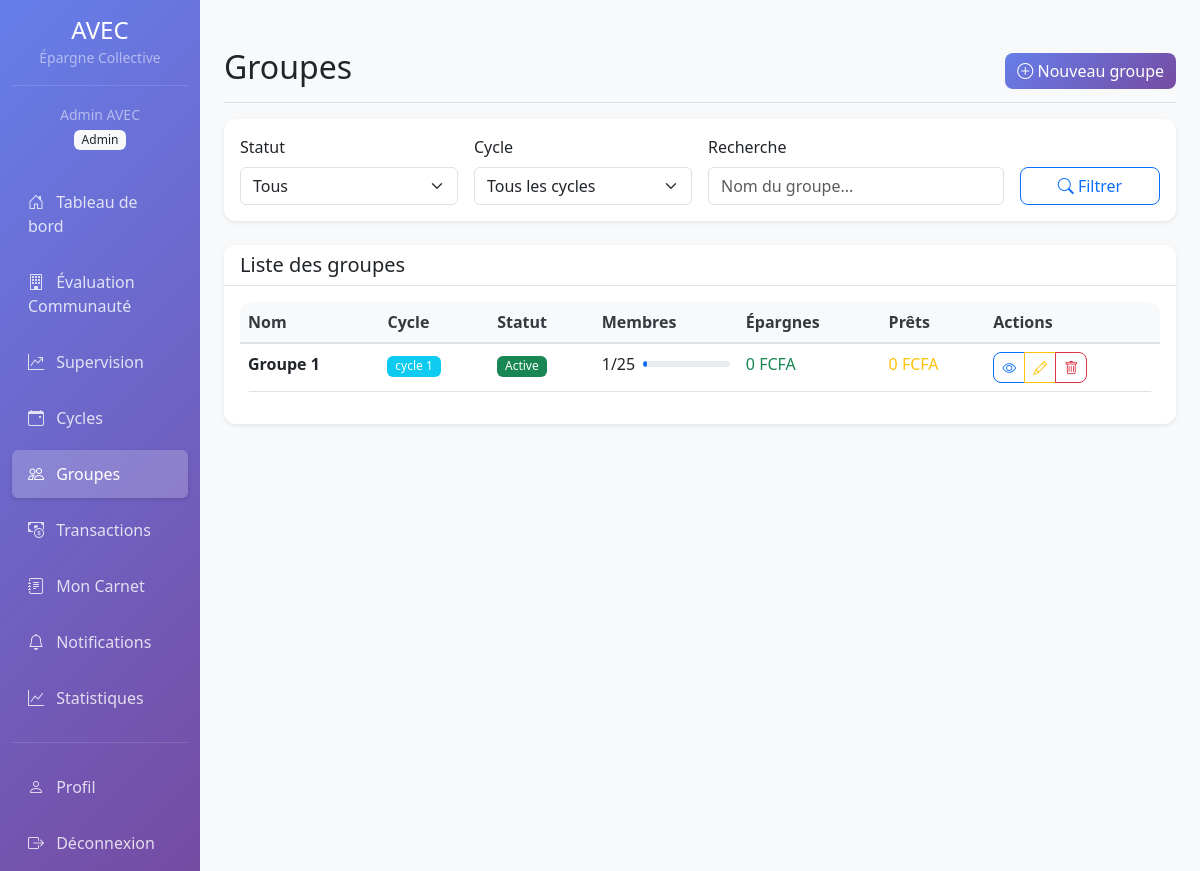
The page /groups/ (signed in) on the database as committed earlier.
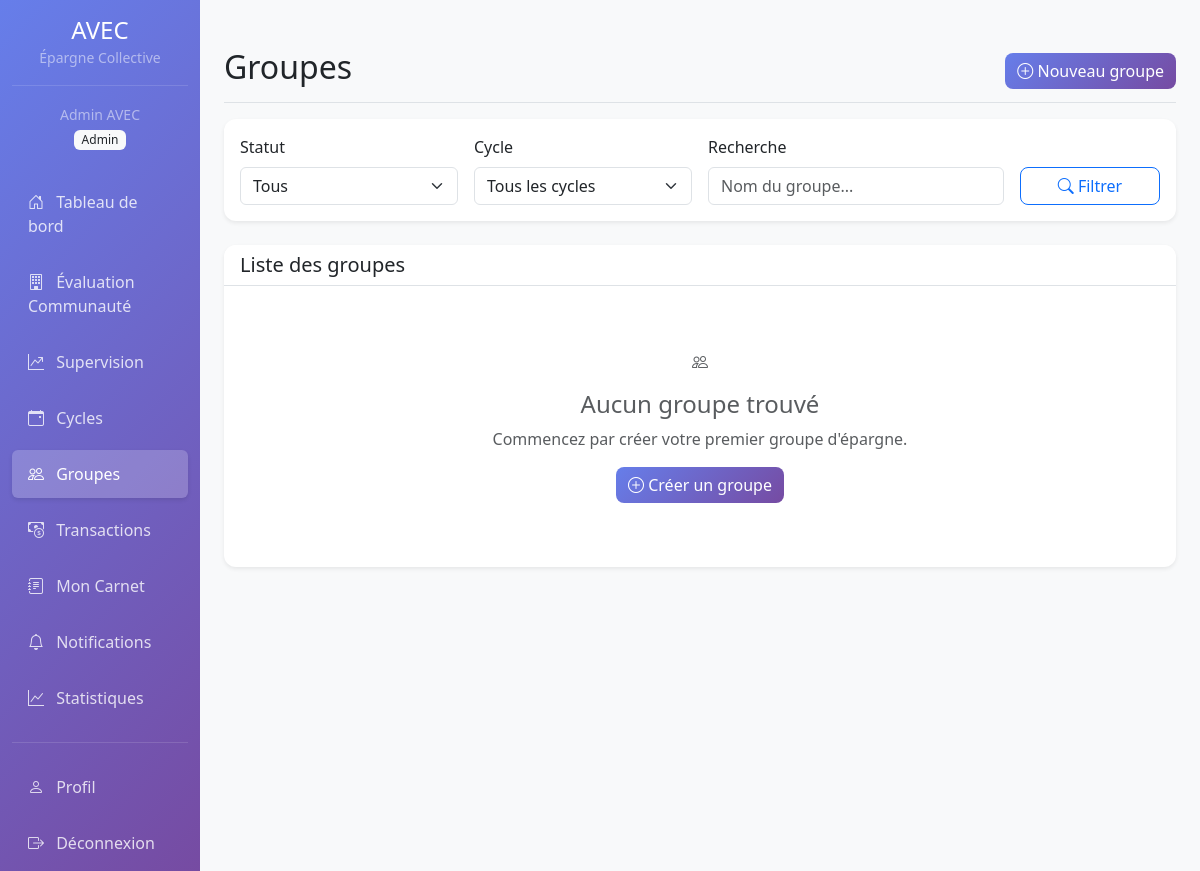
The same page on the database as committed later.
### models/__init__.py (models this page shows, shortened)
class User(UserMixin, db.Model):
    __tablename__ = 'users'
    id = db.Column(db.Integer, primary_key=True)
    first_name = db.Column(db.String(50), nullable=False)
    last_name = db.Column(db.String(50), nullable=False)
    email = db.Column(db.String(120), unique=True, nullable=False)
    phone = db.Column(db.String(20))
    password_hash = db.Column(db.String(255), nullable=False)
    role = db.Column(db.String(20), default='member')  # admin, animateur, member
    status = db.Column(db.String(20), default='active')
    village = db.Column(db.String(100))  # Village d'origine
    literacy_level = db.Column(db.String(20), default='basic')  # basic, intermediate, advanced
    last_login = db.Column(db.DateTime)
    created_at = db.Column(db.DateTime, default=datetime.utcnow)
    def get_full_name(self):
        return f"{self.first_name} {self.last_name}"

class Group(db.Model):
    __tablename__ = 'groups'
    id = db.Column(db.Integer, primary_key=True)
    name = db.Column(db.String(100), nullable=False)
    description = db.Column(db.Text)
    village = db.Column(db.String(100), nullable=False)
    max_members = db.Column(db.Integer, default=25)
    current_members = db.Column(db.Integer, default=0)
    status = db.Column(db.String(20), default='active')
    meeting_location = db.Column(db.String(200))
    meeting_time = db.Column(db.String(10))  # Format "HH:MM"
    share_value = db.Column(db.Numeric(10, 2), default=0)  # Valeur d'une part en FCFA
    contribution_amount = db.Column(db.Numeric(10, 2), default=0)  # Contribution mensuelle
    total_savings = db.Column(db.Numeric(15, 2), default=0)
    total_loans = db.Column(db.Numeric(15, 2), default=0)
    solidarity_fund = db.Column(db.Numeric(15, 2), default=0)  # Caisse de solidarité
    cycle_id = db.Column(db.Integer, db.ForeignKey('cycles.id'), nullable=False)
    created_by = db.Column(db.Integer, db.ForeignKey('users.id'), nullable=False)
    created_at = db.Column(db.DateTime, default=datetime.utcnow)
    president_id = db.Column(db.Integer, db.ForeignKey('users.id'))
    secretary_id = db.Column(db.Integer, db.ForeignKey('users.id'))
    treasurer_id = db.Column(db.Integer, db.ForeignKey('users.id'))
    loan_interest_rate = db.Column(db.Numeric(5, 2), default=0)  # Taux d'intérêt pour les prêts
    max_loan_amount = db.Column(db.Numeric(15, 2), default=0)  # Montant maximum de prêt
    loan_duration_months = db.Column(db.Integer, default=6)  # Durée maximale de prêt
    solidarity_contribution_rate = db.Column(db.Numeric(5, 2), default=5)  # % pour la solidarité
    members = db.relationship('User', secondary='user_groups', backref=db.backref('groups', lazy='dynamic'))
    transactions = db.relationship('Transaction', backref='group', lazy='dynamic')

class Cycle(db.Model):
    __tablename__ = 'cycles'
    id = db.Column(db.Integer, primary_key=True)
    name = db.Column(db.String(100), nullable=False)
    description = db.Column(db.Text)
    start_date = db.Column(db.DateTime, nullable=False)
    end_date = db.Column(db.DateTime)
    phase = db.Column(db.String(20), default='preparation')  # preparation, intensive, supervision
    status = db.Column(db.String(20), default='active')
    target_amount = db.Column(db.Numeric(15, 2), default=0)  # Montant en FCFA
    current_amount = db.Column(db.Numeric(15, 2), default=0)
    interest_rate = db.Column(db.Numeric(5, 2), default=0)
    meeting_frequency = db.Column(db.String(20), default='weekly')
    meeting_day = db.Column(db.String(20))
    created_by = db.Column(db.Integer, db.ForeignKey('users.id'), nullable=False)
    created_at = db.Column(db.DateTime, default=datetime.utcnow)
    cycle_year = db.Column(db.Integer, default=1)  # Année du cycle
    is_cycle_completed = db.Column(db.Boolean, default=False)  # Cycle terminé
    profit_sharing_date = db.Column(db.DateTime)  # Date de partage des bénéfices
    groups = db.relationship('Group', backref='cycle', lazy='dynamic')

### routes/groups.py (the view)
@bp.route('/')
@login_required
def index():
    page = request.args.get('page', 1, type=int)
    status = request.args.get('status')
    cycle_id = request.args.get('cycle_id')
    search = request.args.get('search')
    query = Group.query
    if status:
        query = query.filter_by(status=status)
    if cycle_id:
        query = query.filter_by(cycle_id=cycle_id)
    if search:
        query = query.filter(Group.name.ilike(f'%{search}%'))
    groups = query.order_by(Group.created_at.desc()).paginate(
        page=page, per_page=10, error_out=False
    )
    cycles = Cycle.query.all()
    return render_template('groups/index.html', groups=groups, cycles=cycles)

### templates/groups/index.html (shortened to what this page needs)
{% extends "base.html" %}
{% block page_title %}Groupes{% endblock %}
{% block page_actions %}
{% if current_user.role in ['admin', 'animateur'] %}
<a href="{{ url_for('groups.create') }}" class="btn btn-primary">
    <i class="bi bi-plus-circle"></i> Nouveau groupe
</a>
{% endif %}
{% endblock %}
{% block content %}
<div class="card mb-4">
    <div class="card-body">
        <form method="GET" class="row g-3">
            <div class="col-md-3">
                <label for="status" class="form-label">Statut</label>
                <select class="form-select" id="status" name="status">
                    <option value="">Tous</option>
                </select>
            </div>
            <div class="col-md-3">
                <label for="cycle_id" class="form-label">Cycle</label>
                <select class="form-select" id="cycle_id" name="cycle_id">
                    <option value="">Tous les cycles</option>
                </select>
            </div>
            <div class="col-md-4">
                <label for="search" class="form-label">Recherche</label>
                <input type="text" class="form-control" id="search" name="search"
                       value="{{ request.args.get('search', '') }}" placeholder="Nom du groupe...">
            </div>
            <div class="col-md-2">
                <label class="form-label">&nbsp;</label>
                <div class="d-grid">
                    <button type="submit" class="btn btn-outline-primary">
                        <i class="bi bi-search"></i> Filtrer
                    </button>
                </div>
            </div>
        </form>
    </div>
</div>
<div class="card">
    <div class="card-header">
        <h5 class="mb-0">Liste des groupes</h5>
    </div>
    <div class="card-body">
        {% if groups.items %}
        <div class="table-responsive">
            <table class="table table-hover">
                <thead>
                    <tr>
                        <th>Nom</th>
                        <th>Cycle</th>
                        <th>Statut</th>
                        <th>Membres</th>
                        <th>Épargnes</th>
                        <th>Prêts</th>
                        <th>Actions</th>
                    </tr>
                </thead>
                <tbody>
                    {% for group in groups.items %}
                    <tr>
                        <td>
                            <strong>{{ group.name }}</strong>
                        </td>
                        <td>
                            <span class="badge bg-info">{{ group.cycle.name }}</span>
                        </td>
                        <td>
                            <span class="badge bg-{{ 'success' if group.status == 'active' else 'secondary' if group.status == 'inactive' else 'warning' if group.status == 'full' else 'danger' }}">
                                {{ group.status|title }}
                            </span>
                        </td>
                        <td>
                            <div class="d-flex align-items-center">
                                <span class="me-2">{{ group.current_members }}/{{ group.max_members }}</span>
                                <div class="progress flex-grow-1" style="height: 6px;">
                                    <div class="progress-bar" role="progressbar"
                                         style="width: {{ (group.current_members / group.max_members) * 100 }}%">
                                    </div>
                                </div>
                            </div>
                        </td>
                                                          <td>
                                      <span class="text-success">{{ "%.0f"|format(group.total_savings) }} FCFA</span>
                                  </td>
                                  <td>
                                      <span class="text-warning">{{ "%.0f"|format(group.total_loans) }} FCFA</span>
                                  </td>
                        <td>
                            <div class="btn-group" role="group">
                                <a href="{{ url_for('groups.show', id=group.id) }}" class="btn btn-sm btn-outline-primary">
                                    <i class="bi bi-eye"></i>
                                </a>
                                {% if current_user.role in ['admin', 'animateur'] or group.created_by == current_user.id %}
                                <a href="{{ url_for('groups.edit', id=group.id) }}" class="btn btn-sm btn-outline-warning">
                                    <i class="bi bi-pencil"></i>
                                </a>
                                {% endif %}
                                {% if current_user.role in ['admin'] %}
                                <button type="button" class="btn btn-sm btn-outline-danger"
                                        onclick="confirmDelete({{ group.id }})">
                                    <i class="bi bi-trash"></i>
                                </button>
                                {% endif %}
                            </div>
                        </td>
                    </tr>
                    {% endfor %}
                </tbody>
            </table>
        </div>
        {% else %}
        <div class="text-center py-5">
            <i class="bi bi-people fa-3x text-muted"></i>
            <h4 class="text-muted mt-3">Aucun groupe trouvé</h4>
            <p class="text-muted">Commencez par créer votre premier groupe d'épargne.</p>
            <a href="{{ url_for('groups.create') }}" class="btn btn-primary">
                <i class="bi bi-plus-circle"></i> Créer un groupe
            </a>
        </div>
        {% endif %}
    </div>
</div>
{% endblock %}

### templates/base.html (shortened to what this page needs)
<!DOCTYPE html>
<html lang="fr">
<head>
    <link href="https://cdn.jsdelivr.net/npm/bootstrap@5.3.0/dist/css/bootstrap.min.css" rel="stylesheet">
    <link href="https://cdn.jsdelivr.net/npm/bootstrap-icons@1.10.0/font/bootstrap-icons.css" rel="stylesheet">
</head>
<body>
    <div class="container-fluid">
        <div class="row">
            {% if current_user.is_authenticated %}
            <nav class="col-md-3 col-lg-2 d-md-block sidebar collapse" id="sidebar">
                <div class="position-sticky pt-3">
                    <div class="text-center mb-4">
                        <h4 class="text-white mb-0">AVEC</h4>
                        <small class="text-white-50">Épargne Collective</small>
                        <hr class="text-white-50">
                        <div class="text-white-50">
                            <small>{{ current_user.get_full_name() }}</small><br>
                            <span class="badge bg-light text-dark">{{ current_user.role|title }}</span>
                        </div>
                    </div>
                    <ul class="nav flex-column">
                        <li class="nav-item">
                            <a class="nav-link {% if request.endpoint == 'dashboard' %}active{% endif %}" href="{{ url_for('dashboard') }}">
                                <i class="bi bi-house-door"></i> Tableau de bord
                            </a>
                        </li>
                        {% if current_user.role in ['admin', 'animateur'] %}
                        <li class="nav-item">
                            <a class="nav-link {% if 'avec.community_evaluation' in request.endpoint %}active{% endif %}" href="{{ url_for('avec.community_evaluation') }}">
                                <i class="bi bi-building"></i> Évaluation Communauté
                            </a>
                        </li>
                        <li class="nav-item">
                            <a class="nav-link {% if 'avec.supervision_dashboard' in request.endpoint %}active{% endif %}" href="{{ url_for('avec.supervision_dashboard') }}">
                                <i class="bi bi-graph-up-arrow"></i> Supervision
                            </a>
                        </li>
                        {% endif %}
                        <li class="nav-item">
                            <a class="nav-link {% if 'cycles.' in request.endpoint %}active{% endif %}" href="{{ url_for('cycles.index') }}">
                                <i class="bi bi-calendar-event"></i> Cycles
                            </a>
                        </li>
                        <li class="nav-item">
                            <a class="nav-link {% if 'groups.' in request.endpoint %}active{% endif %}" href="{{ url_for('groups.index') }}">
                                <i class="bi bi-people"></i> Groupes
                            </a>
                        </li>
                        <li class="nav-item">
                            <a class="nav-link {% if 'transactions.' in request.endpoint %}active{% endif %}" href="{{ url_for('transactions.index') }}">
                                <i class="bi bi-cash-coin"></i> Transactions
                            </a>
                        </li>
                        <li class="nav-item">
                            <a class="nav-link" href="{{ url_for('avec.member_account_book', user_id=current_user.id) }}">
                                <i class="bi bi-journal-text"></i> Mon Carnet
                            </a>
                        </li>
                        <li class="nav-item">
                            <a class="nav-link" href="{{ url_for('notifications.index') }}">
                                <i class="bi bi-bell"></i> Notifications
                            </a>
                        </li>
                        {% if current_user.role in ['admin', 'supervisor'] %}
                        <li class="nav-item">
                            <a class="nav-link" href="{{ url_for('transactions.stats') }}">
                                <i class="bi bi-graph-up"></i> Statistiques
                            </a>
                        </li>
                        {% endif %}
                    </ul>
                    <hr class="text-white-50">
                    <ul class="nav flex-column">
                        <li class="nav-item">
                            <a class="nav-link" href="{{ url_for('auth.profile') }}">
                                <i class="bi bi-person"></i> Profil
                            </a>
                        </li>
                        <li class="nav-item">
                            <a class="nav-link" href="{{ url_for('auth.logout') }}" onclick="return confirm('Êtes-vous sûr de vouloir vous déconnecter ?')">
                                <i class="bi bi-box-arrow-right"></i> Déconnexion
                            </a>
                        </li>
                    </ul>
                </div>
            </nav>
            {% endif %}
            <main class="col-md-9 ms-sm-auto col-lg-10 px-md-4 main-content">
                <div class="d-flex justify-content-between flex-wrap flex-md-nowrap align-items-center pt-3 pb-2 mb-3 border-bottom">
                    <h1 class="h2">{% block page_title %}{% endblock %}</h1>
                    <div class="btn-toolbar mb-2 mb-md-0">
                        {% block page_actions %}{% endblock %}
                    </div>
                </div>
                <div class="fade-in">
                    {% block content %}{% endblock %}
                </div>
            </main>
        </div>
    </div>
</body>
</html>

Rows that differ between the two databases and show on the page:
removed Group: name "Groupe 1", cycle.name "cycle 1", status "Active", current_members "1", max_members "25", total_savings "0", total_loans "0"
Other text that changed with them:
text no longer shown: "Nom Cycle Statut Membres Épargnes Prêts Actions"
text now shown: "Aucun groupe trouvé Commencez par créer votre premier groupe d'épargne. Créer un groupe"
